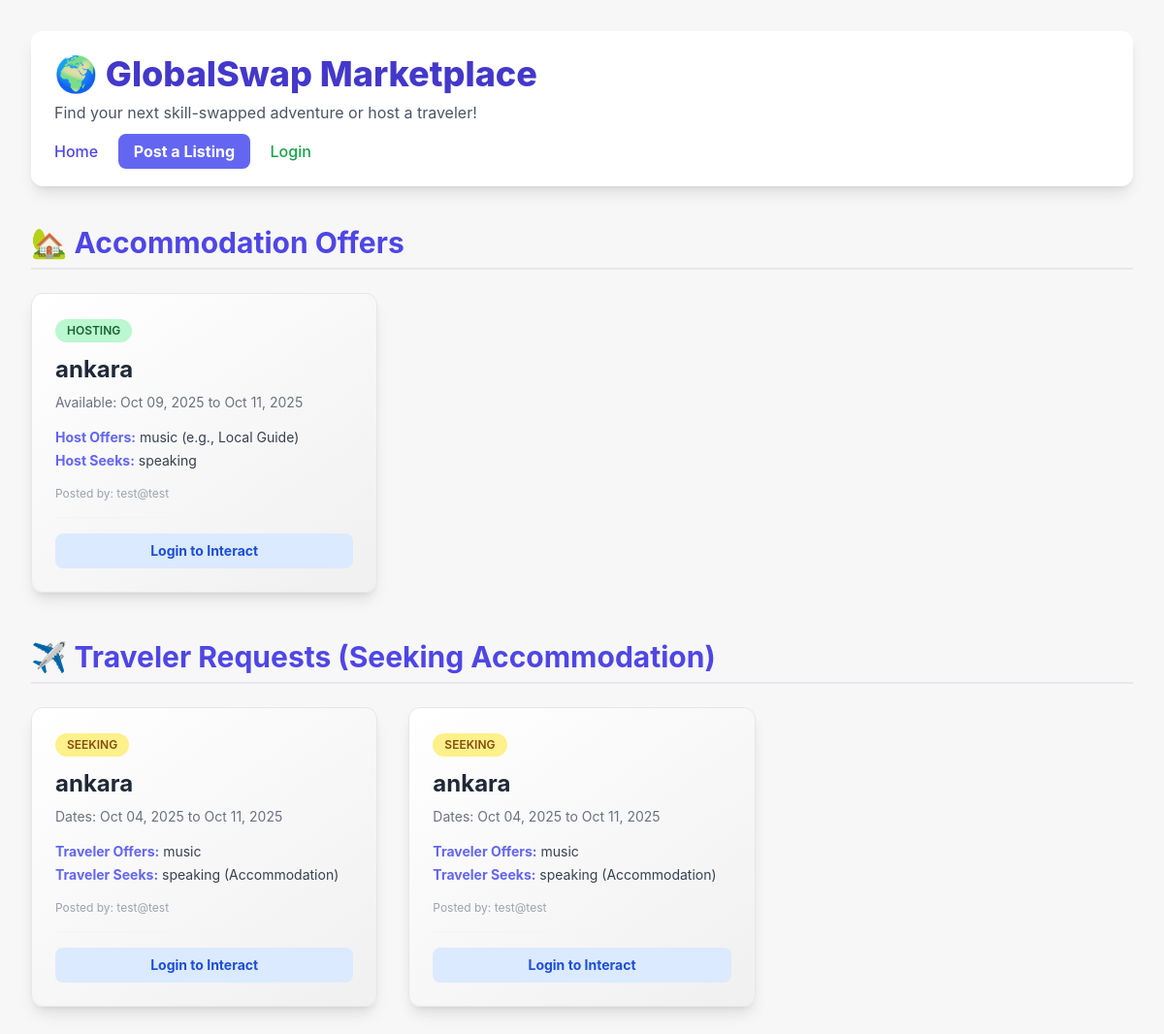
The page /trips on the database as committed earlier.
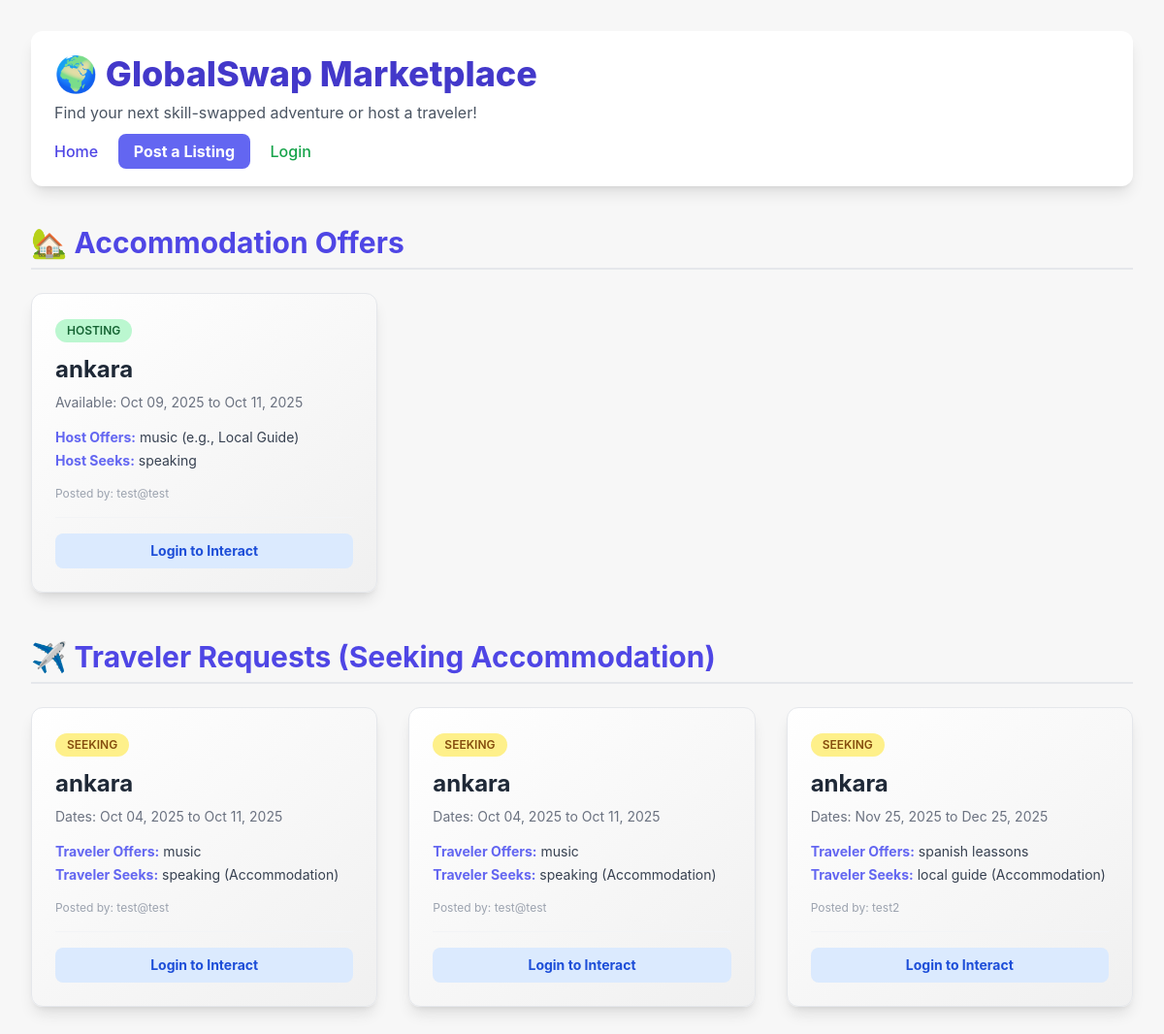
The same page on the database as committed later.
### app.py (models this page shows, shortened)
class Trip(db.Model):
    __tablename__ = "trip"
    id = db.Column(db.Integer, primary_key=True)
    destination = db.Column(db.String(120), nullable=False)
    start_date = db.Column(db.Date, nullable=False)
    end_date = db.Column(db.Date, nullable=False)
    created_at = db.Column(db.DateTime, default=datetime.utcnow)
    is_accommodation_offer = db.Column(db.Boolean, default=False, nullable=False)
    user_id = db.Column(db.Integer, db.ForeignKey("user.id"), nullable=False)
    interactions = db.relationship("Interaction", backref="trip", lazy='dynamic', cascade="all, delete-orphan")

class SkillSwap(db.Model):
    __tablename__ = "skillswap"
    id = db.Column(db.Integer, primary_key=True)
    skill_offered = db.Column(db.String(120), nullable=False)
    skill_wanted = db.Column(db.String(120), nullable=False)
    created_at = db.Column(db.DateTime, default=datetime.utcnow)
    user_id = db.Column(db.Integer, db.ForeignKey("user.id"), nullable=False)

class User(db.Model, UserMixin):
    __tablename__ = "user"
    id = db.Column(db.Integer, primary_key=True)
    username = db.Column(db.String(80), unique=True, nullable=False)
    email = db.Column(db.String(120), unique=True, nullable=False)
    password_hash = db.Column(db.String(128))
    created_at = db.Column(db.DateTime, default=datetime.utcnow)
    trips = db.relationship("Trip", backref="user", cascade="all, delete-orphan")
    skillswaps = db.relationship("SkillSwap", backref="user", cascade="all, delete-orphan")
    sent_interactions = db.relationship("Interaction", foreign_keys='Interaction.sender_id', backref="sender", lazy='dynamic', cascade="all, delete-orphan")
    received_interactions = db.relationship("Interaction", foreign_keys='Interaction.recipient_id', backref="recipient", lazy='dynamic', cascade="all, delete-orphan")

### app.py (the view)
@app.route("/trips")
def trips():
    trip_requests = Trip.query.filter_by(is_accommodation_offer=False).all()
    accommodation_offers = Trip.query.filter_by(is_accommodation_offer=True).all()
    all_swaps_list = SkillSwap.query.all()
    all_swaps = {swap.user_id: swap for swap in all_swaps_list}
    return render_template(
        "marketplace.html",
        requests=trip_requests,
        accommodation_offers=accommodation_offers,
        all_swaps=all_swaps
    )

### templates/marketplace.html (shortened to what this page needs)
<!DOCTYPE html>
<html lang="en">
<head>
    <script src="https://cdn.tailwindcss.com"></script>
</head>
<body>
    <div class="min-h-screen p-4 sm:p-8">
        <header class="mb-10 bg-white p-6 rounded-xl shadow-lg">
            <h1 class="text-4xl font-extrabold text-indigo-700 mb-2">🌍 GlobalSwap Marketplace</h1>
            <p class="text-gray-600 mb-4">Find your next skill-swapped adventure or host a traveler!</p>
            <nav class="space-x-4">
                <a href="{{ url_for('home') }}" class="text-indigo-600 hover:text-indigo-800 font-medium">Home</a>
                <a href="{{ url_for('create_listing') }}" class="bg-indigo-500 hover:bg-indigo-600 text-white font-bold py-2 px-4 rounded-lg transition duration-150">Post a Listing</a>
                {% if current_user.is_authenticated %}
                    <a href="{{ url_for('dashboard') }}" class="text-green-600 hover:text-green-800 font-medium">My Cabinet</a>
                    <a href="{{ url_for('logout') }}" class="text-red-500 hover:text-red-700 font-medium">Logout</a>
                {% else %}
                    <a href="{{ url_for('login') }}" class="text-green-600 hover:text-green-800 font-medium">Login</a>
                {% endif %}
            </nav>
        </header>
        <section class="mb-12">
            <h2 class="text-3xl font-bold text-gray-800 mb-6 border-b-2 pb-2 text-indigo-600">🏡 Accommodation Offers</h2>
            <div class="grid grid-cols-1 sm:grid-cols-2 lg:grid-cols-3 xl:grid-cols-4 gap-8">
                {% for offer in accommodation_offers %}
                <div class="card p-6 rounded-xl shadow-lg border border-gray-200 flex flex-col justify-between">
                    <div>
                        <span class="text-xs font-semibold px-3 py-1 bg-green-200 text-green-800 rounded-full mb-3 inline-block">HOSTING</span>
                        <h3 class="text-2xl font-bold text-gray-800 mb-2">{{ offer.destination }}</h3>
                        <p class="text-sm text-gray-500 mb-4">
                            Available: {{ offer.start_date.strftime('%b %d, %Y') }} to {{ offer.end_date.strftime('%b %d, %Y') }}
                        </p>
                        {% set swap = all_swaps.get(offer.user_id) %}
                        {% if swap %}
                            <p class="text-sm text-gray-700 mb-1"><strong class="text-indigo-500">Host Offers:</strong> {{ swap.skill_offered }} (e.g., Local Guide)</p>
                            <p class="text-sm text-gray-700 mb-4"><strong class="text-indigo-500">Host Seeks:</strong> {{ swap.skill_wanted }}</p>
                        {% endif %}
                        <p class="text-xs text-gray-400">Posted by: {{ offer.user.username }}</p>
                    </div>
                    <div class="mt-4 pt-4 border-t border-gray-100">
                        {% if current_user.is_authenticated %}
                            {% if current_user.id == offer.user_id %}
                                <span class="w-full bg-gray-300 text-gray-700 font-bold py-2 px-4 rounded-lg text-center text-sm inline-block">
                                    Your Listing
                                </span>
                            {% else %}
                                <a href="{{ url_for('interact_with_listing', trip_id=offer.id) }}"
                                   class="btn-interact w-full bg-indigo-600 hover:bg-indigo-700 text-white font-bold py-2 px-4 rounded-lg text-center text-sm inline-block shadow-md">
                                    Send Swap Request
                                </a>
                            {% endif %}
                        {% else %}
                            <a href="{{ url_for('login') }}" class="w-full bg-blue-100 text-blue-700 font-bold py-2 px-4 rounded-lg text-center text-sm inline-block">
                                Login to Interact
                            </a>
                        {% endif %}
                    </div>
                </div>
                {% else %}
                <p class="text-gray-500 col-span-full italic">No accommodation offers found. Be the first to post!</p>
                {% endfor %}
            </div>
        </section>
        <section>
            <h2 class="text-3xl font-bold text-gray-800 mb-6 border-b-2 pb-2 text-indigo-600">✈️ Traveler Requests (Seeking Accommodation)</h2>
            <div class="grid grid-cols-1 sm:grid-cols-2 lg:grid-cols-3 xl:grid-cols-4 gap-8">
                {% for request in requests %}
                <div class="card p-6 rounded-xl shadow-lg border border-gray-200 flex flex-col justify-between">
                    <div>
                        <span class="text-xs font-semibold px-3 py-1 bg-yellow-200 text-yellow-800 rounded-full mb-3 inline-block">SEEKING</span>
                        <h3 class="text-2xl font-bold text-gray-800 mb-2">{{ request.destination }}</h3>
                        <p class="text-sm text-gray-500 mb-4">
                            Dates: {{ request.start_date.strftime('%b %d, %Y') }} to {{ request.end_date.strftime('%b %d, %Y') }}
                        </p>
                        {% set swap = all_swaps.get(request.user_id) %}
                        {% if swap %}
                            <p class="text-sm text-gray-700 mb-1"><strong class="text-indigo-500">Traveler Offers:</strong> {{ swap.skill_offered }}</p>
                            <p class="text-sm text-gray-700 mb-4"><strong class="text-indigo-500">Traveler Seeks:</strong> {{ swap.skill_wanted }} (Accommodation)</p>
                        {% endif %}
                        <p class="text-xs text-gray-400">Posted by: {{ request.user.username }}</p>
                    </div>
                    <div class="mt-4 pt-4 border-t border-gray-100">
                        {% if current_user.is_authenticated %}
                            {% if current_user.id == request.user_id %}
                                <span class="w-full bg-gray-300 text-gray-700 font-bold py-2 px-4 rounded-lg text-center text-sm inline-block">
                                    Your Listing
                                </span>
                            {% else %}
                                <a href="{{ url_for('interact_with_listing', trip_id=request.id) }}"
                                   class="btn-interact w-full bg-indigo-600 hover:bg-indigo-700 text-white font-bold py-2 px-4 rounded-lg text-center text-sm inline-block shadow-md">
                                    Send Swap Offer
                                </a>
                            {% endif %}
                        {% else %}
                            <a href="{{ url_for('login') }}" class="w-full bg-blue-100 text-blue-700 font-bold py-2 px-4 rounded-lg text-center text-sm inline-block">
                                Login to Interact
                            </a>
                        {% endif %}
                    </div>
                </div>
                {% else %}
                <p class="text-gray-500 col-span-full italic">No traveler requests found. Post your accommodation offer!</p>
                {% endfor %}
            </div>
        </section>
    </div>
</body>
</html>

### templates/marketplace.html (style rules this page uses)
body { font-family: 'Inter', sans-serif; background-color: #f7f7f7; }
.card { transition: transform 0.3s, box-shadow 0.3s; background: linear-gradient(145deg, #ffffff, #f0f0f0); }

Rows that differ between the two databases and show on the page:
added Trip: destination "ankara", start_date "Nov 25, 2025", end_date "Dec 25, 2025", user.username "test2", shown under "✈️ Traveler Requests (Seeking Accommodation)"
added SkillSwap: skill_offered "spanish leassons", skill_wanted "local guide"
